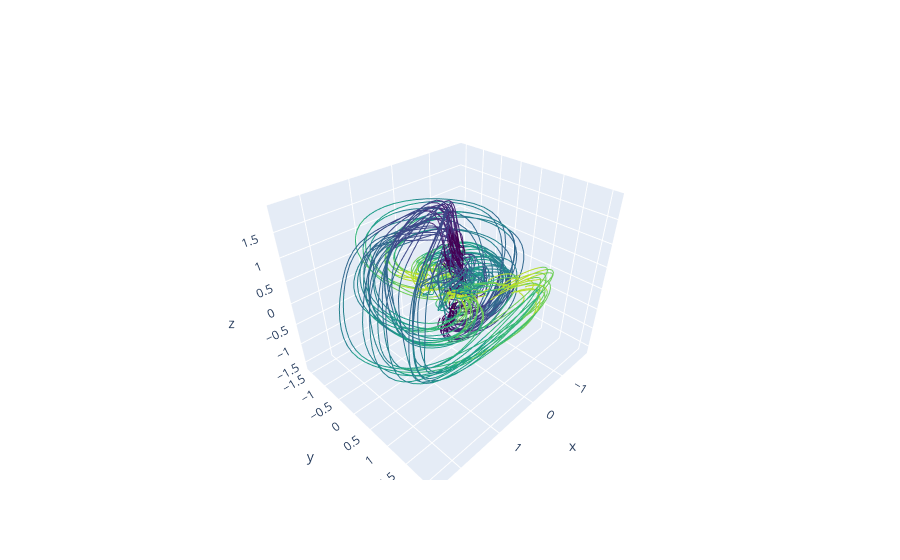

Here is the notebook cell this chart was saved with:
### Code cell
fig = go.Figure()
num_time_points = projection.shape[-1]
indices_to_plot = np.arange(0,projection.shape[0],1)

for i in indices_to_plot:
    x = projection[i, 0, :]
    y = projection[i, 1, :]
    z = projection[i, 2, :]

    for t in range(num_time_points - 1):
        color_scale = colors.sequential.Viridis
        color_index = int(t / (num_time_points - 1) * (len(color_scale) - 1))
        fig.add_trace(go.Scatter3d(
            x=x[t:t+2],
            y=y[t:t+2],
            z=z[t:t+2],
            mode='lines',
            line=dict(color=color_scale[color_index]),
            showlegend=False
        ))
fig.show()
